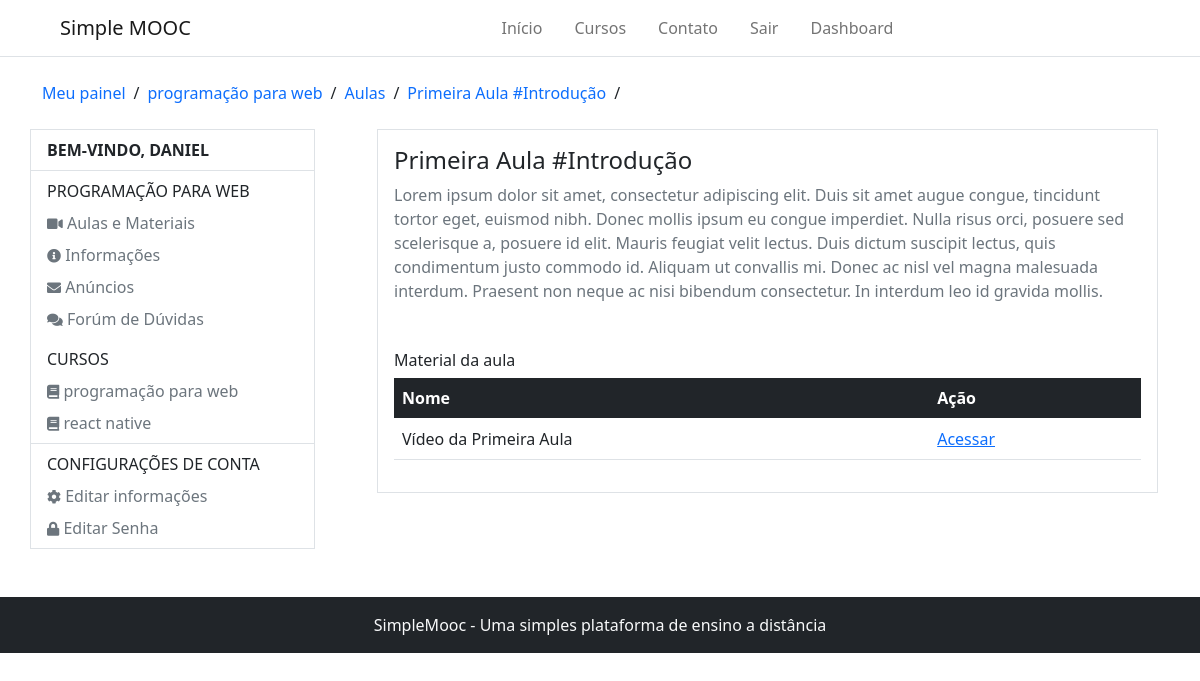
The page /accounts/programacao-para-web/aula/1/ (signed in) on the database as committed earlier.
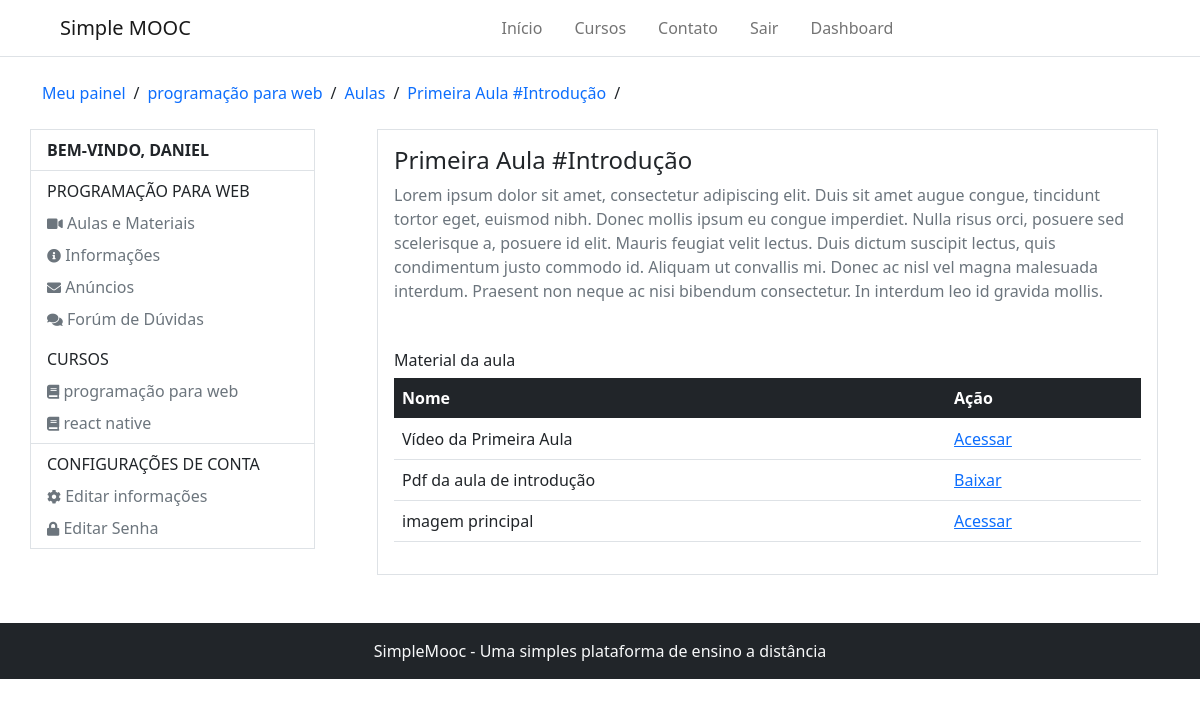
The same page on the database as committed later.
### Courses/models.py (models this page shows, shortened)
class subscribe(models.Model):
    STATUS_CHOICES = (
        (0, 'Análise'),
        (1, 'Aprovado'),
        (2, 'Cancelado'),
    )
    user = models.ForeignKey(settings.AUTH_USER_MODEL, on_delete=models.CASCADE, verbose_name='Usuário')
    course = models.ForeignKey(Course, on_delete=models.CASCADE, verbose_name='Curso')
    status = models.IntegerField(choices=STATUS_CHOICES, default=0, blank=True, verbose_name='Situação')
    created_at = models.DateTimeField(auto_now_add=True, verbose_name='Criado em')
    update_at = models.DateTimeField(auto_now=True, verbose_name='Atualizado em')
    def is_approved(self):
        return self.status == 1
    class Meta:
        verbose_name = 'Inscrição'
        verbose_name_plural = 'Inscrições'
        unique_together = (('user', 'course'),)

class Course(models.Model):
    name_course = models.CharField(max_length=50, verbose_name='Nome do curso')
    slug_course = models.SlugField(verbose_name='Atalho', blank=True)
    description_course = models.CharField(max_length=255, verbose_name='Descrição do curso')
    about_course = models.TextField(verbose_name='Sobre o curso')
    image_course = models.ImageField(upload_to='course_img/%Y/%m/%d', verbose_name='Imagem', null=True, blank=True)
    created_at = models.DateTimeField(auto_now_add= True, verbose_name='Data de criação')
    update_at = models.DateTimeField(auto_now=True, verbose_name='Data de atualização')
    objects = CourseManager()
    def __str__(self):
        return self.name_course
    def course_adverts_url(self):
        return reverse('course-adverts', args=[self.slug_course])
    class Meta:
        verbose_name = 'curso'
        verbose_name_plural = 'cursos'

class Material(models.Model):
    name = models.CharField('Nome', max_length=100)
    embedded = models.TextField('Video embutido', blank=True)
    file = models.FileField('Arquivo', upload_to='lessons/materials', blank=True, null=True)
    lesson = models.ForeignKey(Lesson, on_delete=models.CASCADE, related_name='Materials')
    def is_embedded(self):
        return bool(self.embedded)
    def __str__(self):
        return self.name
    class Meta:
        verbose_name = 'Material'
        verbose_name_plural = 'Materials'

### Accounts/decorators.py (the view)
    def wrapper(request, *args, **kwargs):
        slug = kwargs.get('slug')
        course = get_object_or_404(Course, slug_course=slug)
        try:
            subscriber = get_object_or_404(subscribe, user=request.user, course=course)
        except:
            messages.error(request, 'Desculpe, mas você não tem permissão para acessar essa página')
            return redirect('dashboard')
        if not subscriber.is_approved():
            messages.error(request, 'A sua inscrição no curso ainda está pendente')
            return redirect('dashboard')
        request.course = course
        return detail_advert(request, *args, **kwargs)

### Accounts/models.py (called while the page is built)
    def __str__(self):
        return self.username

### Accounts/views.py (called while the page is built)
@login_required
@subscription_required
def detail_lesson(request, slug, id_lesson):
    course = request.course
    lesson = get_object_or_404(Lesson, pk=id_lesson)
    if not lesson.is_available():
        messages.error(request, 'Aula indisponível')
        return redirect('lessons', slug)
    return render(request, 'registration/detail_lesson.html', {'lesson': lesson, 'course': course})

### Courses/models.py (called while the page is built)
    def __str__(self):
        return self.name

    def is_available(self):
        if self.release_data:
            today = timezone.now().date()
            return self.release_data <= today
        return False

### Courses/templatetags/courses_tags.py (called while the page is built)
@register.inclusion_tag('partials/_my_courses.html')
def user_courses(user):
    registrations = subscribe.objects.order_by('-id').filter(user=user)
    return {'registrations': registrations}

### Accounts/templates/registration/detail_lesson.html
{% extends 'registration/lessons.html' %}
{% block 'breadcrumbs' %}
    {{ block.super }}
    <li><a href="{% url 'detail-lesson' course.slug_course lesson.id %}" class="text-decoration-none">{{ lesson.name }}</a></li>
    <li>/</li>
{% endblock %}
{% block 'dashboard-main' %}
    <div class="d-flex flex-column gap-3">
        <div class="border border-1 p-3">
            <h1 class="text-decoration-none fs-4 text-dark" href="#">{{ lesson }}</h1>
            <p class="text-muted">{{ lesson.description }}</p>
            <h2 class="fs-6 mt-5">Material da aula</h2>
            <table class="table">
                <thead class="table-dark">
                  <tr>
                    <th scope="col">Nome</th>
                    <th scope="col">Ação</th>
                  </tr>
                </thead>
                <tbody>
                  {% for material in lesson.Materials.all %}
                    <tr>
                      <th scope="row" class="fw-normal">{{ material }}</th>
                      {% if material.is_embedded %}
                        <th scope="row" class="fw-normal">
                          <a href="{% url 'material' course.slug_course material.id %}">Acessar</a>
                        </th>
                      {% else %}
                        <th scope="row" class="fw-normal">
                          <a target="_blank" href="{{ material.file.url }}">Baixar</a>
                        </th>
                      {% endif %}
                    </tr>
                  {% endfor %}
                </tbody>
              </table>
        </div>
    </div>
{% endblock %}

### templates/partials/_my_courses.html
{% for subscribe in registrations %}
    <li class="nav-item">
        <a class="nav-link px-0 link-secondary pb-0" aria-current="page" href="{{ subscribe.course.course_user_url }}">
            <i class="fas fa-book" style="font-size: 14px"></i> {{ subscribe.course }}
        </a>
    </li>
{% empty %}
    <p class="text-muted">Você não está escrito em nenhum curso</p>
{% endfor %}

Rows that differ between the two databases and show on the page:
added Material: name "Pdf da aula de introdução"
added Material: name "imagem principal", shows "Acessar"
